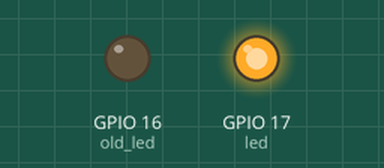
Bench run of a program on a simulated ESP32 board running MicroPython. Shown: output pins drawn as LEDs (lit = HIGH). Threads take turns every 2 ms.

Above: at 0.1 s.
Timing chart, 0 to 1.6 s (numbered marks = the images above):
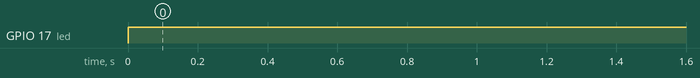

Measured:
- by itself, GPIO 17 (led): LOW → HIGH at 0.00 s

The program:

main1.py
```python
import machine
import time
import _thread
import ota  # Asegúrate de tener este módulo

# Constantes para la versión del firmware y la URL de actualización
FIRMWARE_VERSION = 1.1  # Debe ser un float
UPDATE_URL = "https://cloudidespacetechnologies.github.io/MicroPython/Usuario1/esp32_micropython_1.json"

# Aqui va las Variables para el Controlar los componentes
# Pin para el led
RELAY_PIN = 17  # Ejemplo, ajusta según tu conexión
# Configurar el pin del led
led = machine.Pin(RELAY_PIN, machine.Pin.OUT)


def Devices_control():
    """
    Controla el funcionamiento del dispositivo.
    """
    while True:
      led.value(True)  # Enciende el LED constantemente


def main():
    """
    Función principal que inicializa los hilos y procesos necesarios.
    """
    global stop_blinking

     # Configura el pin antiguo del LED a bajo para apagarlo si es necesario
   # Lista de pines del firmware anterior para apagarlos si es necesario
    old_pins = [16]  # Asegúrate de actualizar esta lista según sea necesario
    for pin_number in old_pins:
      old_led = machine.Pin(pin_number, machine.Pin.OUT)
      old_led.value(False)  # Apaga el LED del pin antiguo

    # Iniciar el parpadeo del LED en un nuevo hilo
    _thread.start_new_thread(Devices_control, ())

    while True:
        # Verificar si hay actualizaciones disponibles
        update_available = ota.check_for_update()
        # Espera 60 segundos antes de la próxima verificación
        time.sleep(60)

# Punto de entrada del programa
if __name__ == '__main__':
    main()
```
